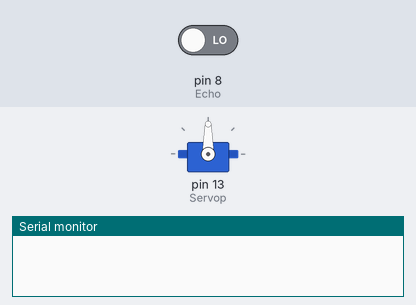
The sketch below on a simulated Arduino Uno, built with avr-gcc and run on an emulated ATmega328P. On the bench: servo, the last lines printed to the serial monitor. The test bench sets the inputs (shaded band); at power-on: pin 8 (Echo) LOW.

Above: at 0.1 s.
At 1.2 s:
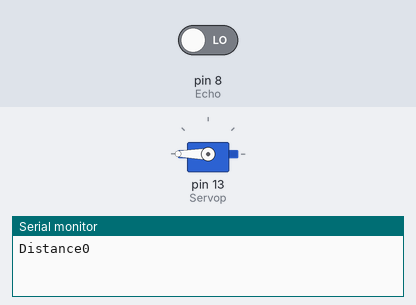
Timing chart, 0 to 2.7 s (numbered marks = the images above):
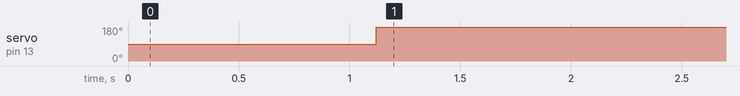

Measured:
- by itself, servo on pin 13 (Servop): 90° → 180° at 1.1 s

The sketch:

10._Toll_gate.ino
```cpp
#include <Servo.h>
const int Servop = 13;
Servo smotor;
const int Trig = 9;
const int Echo = 8;
long Duration;
int Distance;


void setup() {
  // put your setup code here, to run once:
  smotor.attach(Servop);
  pinMode(Trig, OUTPUT);
  pinMode(Echo, INPUT);
  Serial.begin(9600);
}

void loop() {
  // put your main code here, to run repeatedly:
  digitalWrite(Trig, LOW);
  delay(20);
  digitalWrite(Trig, HIGH);
  delay(100);
  digitalWrite(Trig, LOW);
  Duration = pulseIn(Echo, HIGH);   //measures time to make ECHO high
  Distance = Duration * 0.034 / 2;  // Formula to find it twice / 2 - velocity of sound
  Serial.print("Distance");
  Serial.println(Distance);
  if (Distance < 5) {
    smotor.write(180);
    delay(1000);
  } else {
    smotor.write(90);
  }
}
```
